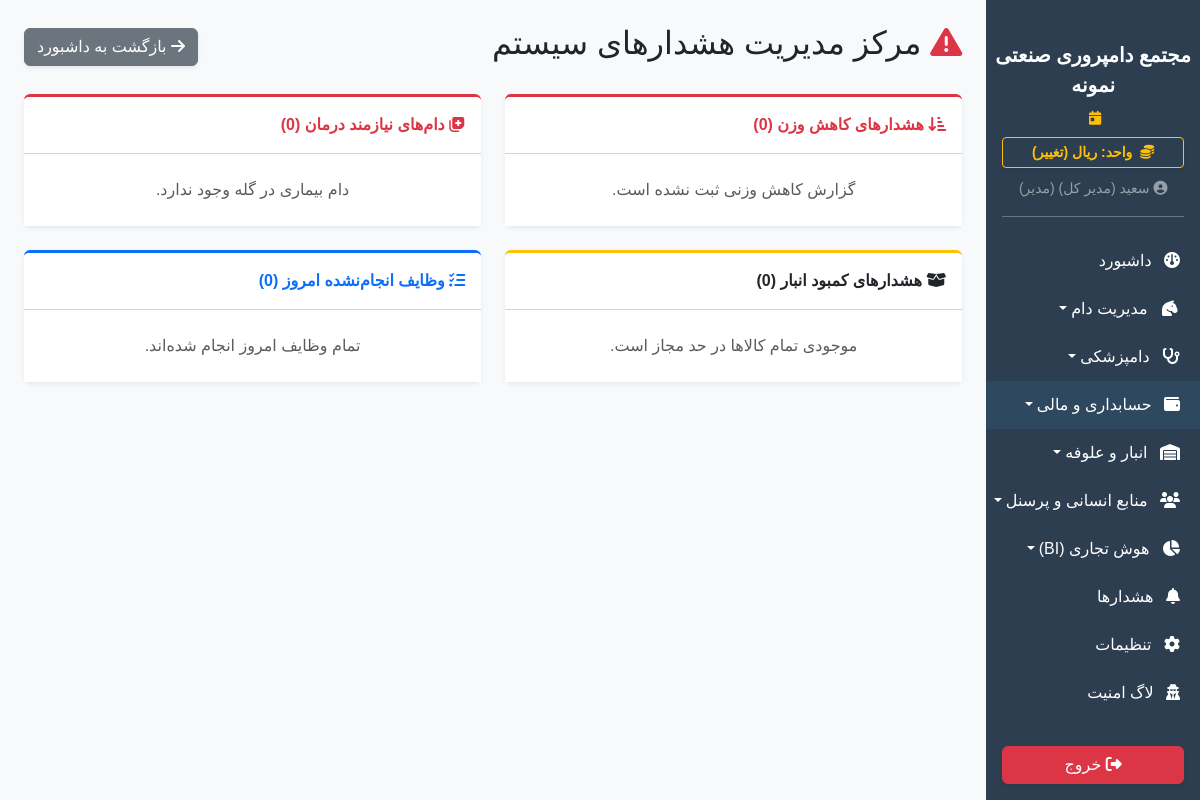
/warnings (signed in), run on the app's committed database.
### app/models.py (models this page shows)
class SystemSetting(db.Model):
    id = db.Column(db.Integer, primary_key=True)
    key = db.Column(db.String(50), unique=True, nullable=False)
    value = db.Column(db.String(255), nullable=False)
    description = db.Column(db.String(255), nullable=True)

class User(UserMixin, db.Model):
    id = db.Column(db.Integer, primary_key=True)
    username = db.Column(db.String(50), unique=True, nullable=False)
    password_hash = db.Column(db.String(255), nullable=False)
    name = db.Column(db.String(100), nullable=False)
    role = db.Column(db.String(20), default='کارگر') # مدیر، دامپزشک، حسابدار، کارگر
    can_view_livestock = db.Column(db.Boolean, default=False)
    can_view_finance = db.Column(db.Boolean, default=False)
    can_view_inventory = db.Column(db.Boolean, default=False)
    can_view_hr = db.Column(db.Boolean, default=False)
    can_view_reports = db.Column(db.Boolean, default=False)
    can_view_settings = db.Column(db.Boolean, default=False)

### app/blueprints/dashboard.py (the view, shortened to what this page needs)
@dashboard_bp.route('/warnings')
@login_required
def warnings():
    from app.models import Sheep, WeightRecord, InventoryItem, Task
    sick_sheep = Sheep.query.filter_by(status='بیمار').all()
    weight_loss_sheep = []
    recent_limit = datetime.now(UTC).date() - timedelta(days=45)
    sql = text("""
        WITH RankedWeights AS (
            SELECT
                sheep_id,
                weight,
                record_date,
                ROW_NUMBER() OVER (PARTITION BY sheep_id ORDER BY record_date DESC) as rn
            FROM weight_record
        )
        SELECT rw1.sheep_id, rw1.weight, rw2.weight, rw1.record_date
        FROM RankedWeights rw1
        JOIN RankedWeights rw2 ON rw1.sheep_id = rw2.sheep_id
        WHERE rw1.rn = 1 AND rw2.rn = 2
          AND rw1.weight < rw2.weight
          AND rw1.record_date >= :limit
    """)
    results = db.session.execute(sql, {"limit": recent_limit}).fetchall()
    if current_user.role == 'دامپزشک':
        return render_template('dashboard/warnings.html', sick_sheep=sick_sheep, weight_loss_sheep=weight_loss_sheep, low_stock_items=[], pending_tasks=[])
    low_stock_items = InventoryItem.query.filter(InventoryItem.quantity <= InventoryItem.min_threshold).all()
    pending_tasks = Task.query.filter_by(task_date=datetime.now(UTC).date(), is_done=False).all()
    return render_template('dashboard/warnings.html', sick_sheep=sick_sheep, low_stock_items=low_stock_items, pending_tasks=pending_tasks, weight_loss_sheep=weight_loss_sheep)

### app/__init__.py (called while the page is built)
def get_system_setting(key, default):
    from app.models import SystemSetting
    s = SystemSetting.query.filter_by(key=key).first()
    return s.value if s else default

### app/blueprints/dashboard.py (called while the page is built)
@dashboard_bp.app_context_processor
def inject_settings():
    try:
        all_settings = {s.key: s.value for s in SystemSetting.query.all()}
    except:
        all_settings = {}
    return dict(system_settings=all_settings)

### app/templates/dashboard/warnings.html (shortened to what this page needs)
{% extends 'base.html' %}
{% block content %}
<div class="d-flex justify-content-between align-items-center mb-4">
    <h2><i class="fa-solid fa-triangle-exclamation text-danger"></i> مرکز مدیریت هشدارهای سیستم</h2>
    <a href="{{ url_for('dashboard.index') }}" class="btn btn-secondary shadow-sm"><i class="fa-solid fa-arrow-right"></i> بازگشت به داشبورد</a>
</div>
<div class="row g-4">
    <div class="col-lg-6">
        <div class="card border-0 shadow-sm border-top border-danger border-3 h-100">
            <div class="card-header bg-white fw-bold py-3 text-danger">
                <i class="fa-solid fa-arrow-down-short-wide"></i> هشدارهای کاهش وزن ({{ weight_loss_sheep|length }})
            </div>
            <div class="card-body p-0" style="max-height: 400px; overflow-y: auto;">
                <ul class="list-group list-group-flush">
                    {% for item in weight_loss_sheep %}
                    <li class="list-group-item py-3 bg-light">
                        <div class="d-flex justify-content-between align-items-center mb-2">
                            <span class="fw-bold text-danger">پلاک: {{ item.sheep.ear_tag }}</span>
                            <small class="text-muted">{{ item.date.strftime('%Y-%m-%d') }}</small>
                        </div>
                        <p class="mb-2 small text-dark">این دام اخیراً <strong class="text-danger">{{ item.lost }} کیلوگرم</strong> کاهش وزن داشته است!</p>
                        <a href="{{ url_for('livestock.profile', id=item.sheep.id) }}" class="btn btn-sm btn-outline-danger w-100">بررسی پرونده و نمودار رشد</a>
                    </li>
                    {% else %}
                    <li class="list-group-item text-center py-4 text-muted">گزارش کاهش وزنی ثبت نشده است.</li>
                    {% endfor %}
                </ul>
            </div>
        </div>
    </div>
    <div class="col-lg-6">
        <div class="card border-0 shadow-sm border-top border-danger border-3 h-100">
            <div class="card-header bg-white fw-bold py-3 text-danger">
                <i class="fa-solid fa-notes-medical"></i> دام‌های نیازمند درمان ({{ sick_sheep|length }})
            </div>
            <div class="card-body p-0" style="max-height: 400px; overflow-y: auto;">
                <ul class="list-group list-group-flush">
                    {% for sheep in sick_sheep %}
                    <li class="list-group-item py-3">
                        <div class="d-flex justify-content-between align-items-center mb-2">
                            <span class="fw-bold text-danger">پلاک: {{ sheep.ear_tag }}</span>
                            <span class="badge bg-secondary">{{ sheep.pen.name if sheep.pen else 'نامشخص' }}</span>
                        </div>
                        <a href="{{ url_for('livestock.profile', id=sheep.id) }}" class="btn btn-sm btn-outline-danger w-100">ثبت دارو و خروج از وضعیت بیمار</a>
                    </li>
                    {% else %}
                    <li class="list-group-item text-center py-4 text-muted">دام بیماری در گله وجود ندارد.</li>
                    {% endfor %}
                </ul>
            </div>
        </div>
    </div>
    {% if current_user.role == 'مدیر' %}
    <div class="col-lg-6">
        <div class="card border-0 shadow-sm border-top border-warning border-3 h-100">
            <div class="card-header bg-white fw-bold py-3 text-warning text-dark">
                <i class="fa-solid fa-box-open"></i> هشدارهای کمبود انبار ({{ low_stock_items|length }})
            </div>
            <div class="card-body p-0" style="max-height: 400px; overflow-y: auto;">
                <ul class="list-group list-group-flush">
                    {% for item in low_stock_items %}
                    <li class="list-group-item py-3">
                        <div class="d-flex justify-content-between align-items-center mb-2">
                            <span class="fw-bold text-dark">{{ item.name }}</span>
                            <span class="badge bg-danger rounded-pill pulse">{{ item.quantity }} {{ item.unit }}</span>
                        </div>
                        <p class="mb-2 small text-muted">حداقل مجاز تعیین شده: {{ item.min_threshold }} {{ item.unit }}</p>
                        <a href="{{ url_for('inventory.index') }}" class="btn btn-sm btn-outline-warning text-dark w-100">رفتن به انبار و شارژ کالا</a>
                    </li>
                    {% else %}
                    <li class="list-group-item text-center py-4 text-muted">موجودی تمام کالاها در حد مجاز است.</li>
                    {% endfor %}
                </ul>
            </div>
        </div>
    </div>
    <div class="col-lg-6">
        <div class="card border-0 shadow-sm border-top border-primary border-3 h-100">
            <div class="card-header bg-white fw-bold py-3 text-primary">
                <i class="fa-solid fa-list-check"></i> وظایف انجام‌نشده امروز ({{ pending_tasks|length }})
            </div>
            <div class="card-body p-0" style="max-height: 400px; overflow-y: auto;">
                <ul class="list-group list-group-flush">
                    {% for task in pending_tasks %}
                    <li class="list-group-item py-3">
                        <p class="mb-2 fw-bold text-primary">{{ task.description }}</p>
                        <div class="d-flex justify-content-between align-items-center mb-2">
                            <small class="text-muted"><i class="fa-solid fa-user"></i> مسئول: {{ task.worker.name }}</small>
                        </div>
                        <a href="{{ url_for('hr.index') }}" class="btn btn-sm btn-outline-primary w-100">پیگیری در تسک‌برد</a>
                    </li>
                    {% else %}
                    <li class="list-group-item text-center py-4 text-muted">تمام وظایف امروز انجام شده‌اند.</li>
                    {% endfor %}
                </ul>
            </div>
        </div>
    </div>
    {% endif %}
</div>
{% endblock %}

### app/templates/base.html (shortened to what this page needs)
<!DOCTYPE html>
<html lang="fa" dir="rtl">
<head>
    <link href="https://cdn.jsdelivr.net/gh/rastikerdar/vazirmatn@v33.003/Vazirmatn-font-face.css" rel="stylesheet">
    <link rel="stylesheet" href="https://unpkg.com/persian-datepicker@1.2.0/dist/css/persian-datepicker.min.css">
    <link rel="stylesheet" href="https://cdn.jsdelivr.net/npm/bootstrap@5.3.2/dist/css/bootstrap.rtl.min.css">
    <link rel="stylesheet" href="https://cdnjs.cloudflare.com/ajax/libs/font-awesome/6.4.2/css/all.min.css">
    <link rel="stylesheet" href="{{ url_for('static', filename='css/style.css') }}">
</head>
<body>
    <div class="d-flex" id="wrapper">
        <div class="sidebar-bg d-flex flex-column" id="sidebar-wrapper">
            <div class="sidebar-heading text-center pt-3 pb-2 text-white">
                <div class="fs-5 fw-bold">{{ system_settings.get('farm_name', 'دامداری من') }}</div>
            </div>
            <div class="text-center text-warning small mb-2 px-3">
                <i class="fa-solid fa-calendar-day me-1"></i>
            </div>
            <div class="px-3 mb-2">
                <a href="{{ url_for('dashboard.toggle_currency') }}" class="btn btn-sm btn-outline-warning w-100 fw-bold shadow-sm">
                    <i class="fa-solid fa-coins me-1"></i> واحد: {{ get_system_currency_from_settings() }} (تغییر)
                </a>
            </div>
            <div class="text-center text-white-50 mb-3 pb-3 border-bottom border-secondary mx-3">
                <small><i class="fa-solid fa-circle-user"></i> {% if current_user.is_authenticated %}{{ current_user.name }} ({{ current_user.role }}){% endif %}</small>
            </div>
            <div class="list-group list-group-flush my-1" id="sidebar-accordion" style="overflow-y: auto;">
                <a href="{{ url_for('dashboard.index') }}" class="list-group-item list-group-item-action bg-transparent text-white "><i class="fa-solid fa-gauge me-2"></i> داشبورد</a>
                {% if current_user.is_authenticated %}
                    {% if current_user.can_view_livestock %}
                    <a href="#livestockSubmenu" data-bs-toggle="collapse" class="list-group-item list-group-item-action bg-transparent text-white dropdown-toggle {% if request.blueprint == 'livestock' %}active-sidebar-link{% endif %}"><i class="fa-solid fa-horse-head me-2"></i> مدیریت دام</a>
                    {% if current_user.role in ['مدیر', 'دامپزشک'] %}
                    <a href="#vetSubmenu" data-bs-toggle="collapse" class="list-group-item list-group-item-action bg-transparent text-white dropdown-toggle"><i class="fa-solid fa-stethoscope me-2"></i> دامپزشکی</a>
                    {% endif %}
                    {% endif %}
                    {% if current_user.can_view_finance %}
                    <a href="#financeSubmenu" data-bs-toggle="collapse" class="list-group-item list-group-item-action bg-transparent text-white dropdown-toggle finance-menu-item " ><i class="fa-solid fa-wallet me-2"></i> حسابداری و مالی</a>
                    {% endif %}
                    {% if current_user.can_view_inventory or current_user.role == 'مدیر' %}
                    <a href="#inventorySubmenu" data-bs-toggle="collapse" class="list-group-item list-group-item-action bg-transparent text-white dropdown-toggle {% if request.blueprint == 'inventory' %}active-sidebar-link{% endif %}"><i class="fa-solid fa-warehouse me-2"></i> انبار و علوفه</a>
                    {% endif %}
                    {% if current_user.can_view_hr or current_user.role == 'مدیر' %}
                    <a href="#hrSubmenu" data-bs-toggle="collapse" class="list-group-item list-group-item-action bg-transparent text-white dropdown-toggle {% if request.blueprint == 'hr' %}active-sidebar-link{% endif %}"><i class="fa-solid fa-users me-2"></i> منابع انسانی و پرسنل</a>
                    {% endif %}
                    {% if current_user.can_view_reports or current_user.role == 'مدیر' %}
                    <a href="#biSubmenu" data-bs-toggle="collapse" class="list-group-item list-group-item-action bg-transparent text-white dropdown-toggle {% if request.blueprint == 'reports' %}active-sidebar-link{% endif %}"><i class="fa-solid fa-chart-pie me-2"></i> هوش تجاری (BI)</a>
                    {% endif %}
                    {% if current_user.role != 'کارگر' %}
                    <a href="{{ url_for('dashboard.warnings') }}" class="list-group-item list-group-item-action bg-transparent text-white">
                    <i class="fa-solid fa-bell me-2"></i> هشدارها
                    </a>
                    {% endif %}
                    {% if current_user.can_view_settings or current_user.role == 'مدیر' %}
                    <a href="{{ url_for('dashboard.settings') }}" class="list-group-item list-group-item-action bg-transparent text-white"><i class="fa-solid fa-gear me-2"></i> تنظیمات</a>
                    {% endif %}
                    <a href="{{ url_for('dashboard.audit_logs') }}" class="list-group-item list-group-item-action bg-transparent text-white"><i class="fa-solid fa-user-secret me-2"></i> لاگ امنیت </a>
                    {% endif %}
            </div>
            <div class="mt-auto p-3 w-100">
                <a href="{{ url_for('auth.logout') }}" class="btn btn-danger w-100 shadow-sm"><i class="fa-solid fa-right-from-bracket"></i> خروج</a>
            </div>
        </div>
        <div id="page-content-wrapper" class="w-100 bg-light" style="overflow-x: hidden;">
            <div class="container-fluid p-4">{% block content %}{% endblock %}</div>
        </div>
    </div>
</body>
</html>

### app/static/css/style.css (style rules this page uses)
body { font-family: 'Vazirmatn', sans-serif !important; background-color: #f8f9fa; }
#sidebar-wrapper { height: 100vh; position: sticky; top: 0; overflow-y: auto; width: 260px; background-color: #2c3e50; transition: margin .3s ease-out, transform .3s ease-out; }
#sidebar-wrapper .list-group-item { border: none; padding: 12px 20px; transition: all 0.3s; }
#page-content-wrapper { min-width: 0; width: 100%; }

### app/templates/base.html (style rules this page uses)
.finance-menu-item { background-color: rgba(52, 152, 219, 0.1) !important; border-bottom: 1px solid rgba(255,255,255,0.05); }

### data on the page
SystemSetting: get "مجتمع دامپروری صنعتی نمونه"
SystemSetting: value "ریال"
User: name "سعید (مدیر کل)", role "مدیر"

### other printed values
{{ weight_loss_sheep|length }} "0"
{{ sick_sheep|length }} "0"
{{ low_stock_items|length }} "0"
{{ pending_tasks|length }} "0"
